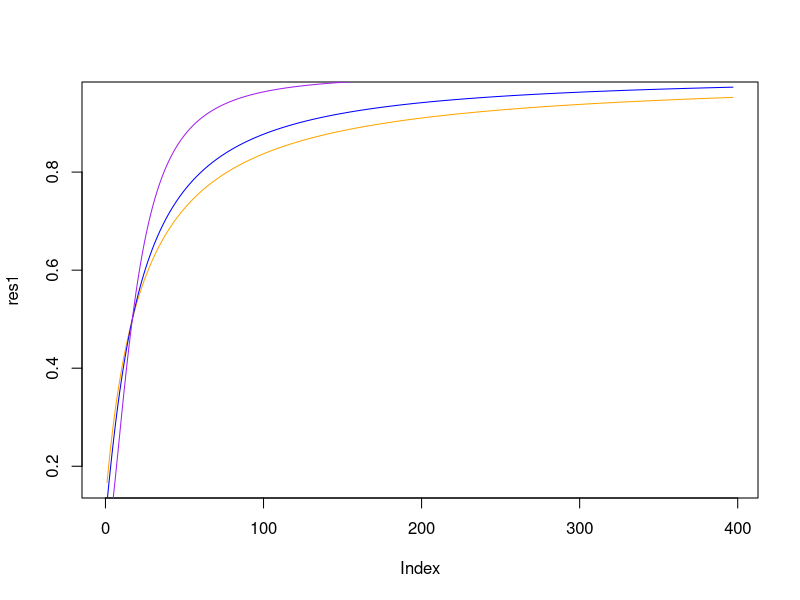
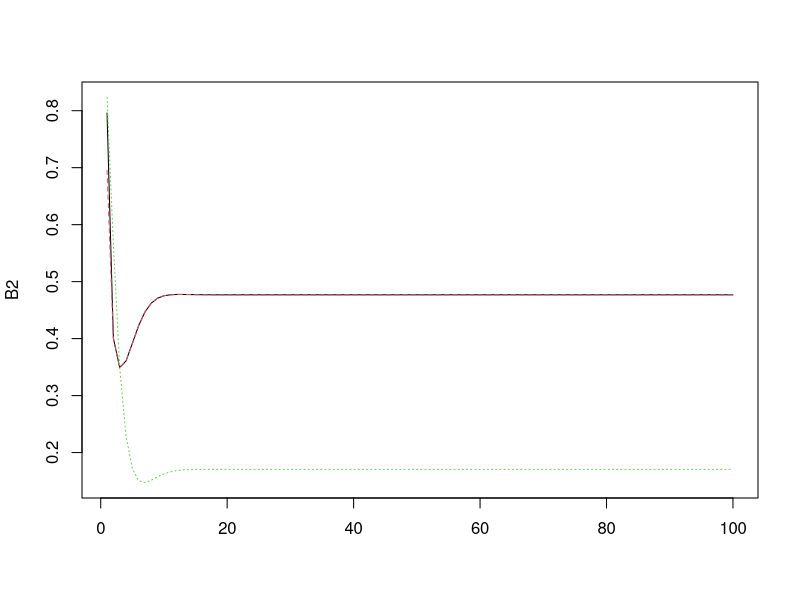
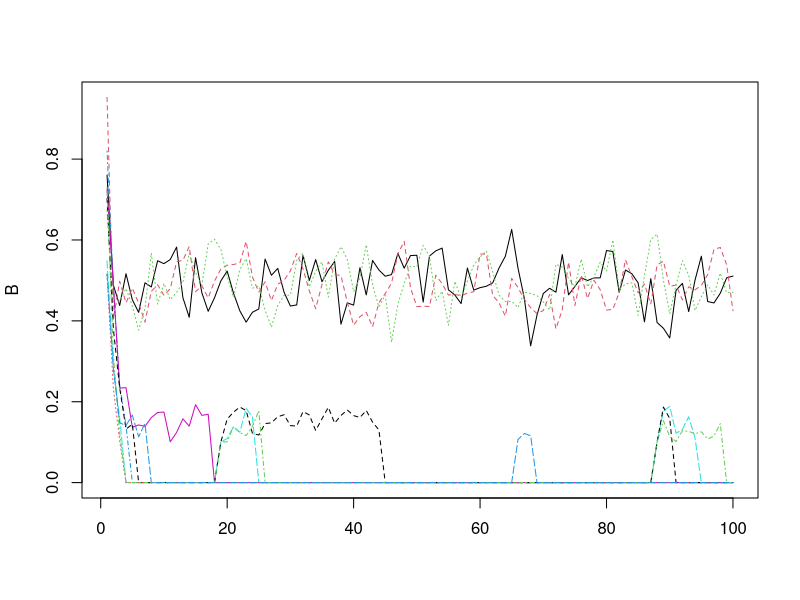

Reproduce these figures in R, in order. (Note: this script raises an error after producing the figures.)
# Predator prey growth model based on Romanuk et al 2009
library(igraph)

# growth (nonzero for basal spp only)
G.i <- function(r, B, K){return(r * B * (1 - (B/K)))}
# death
d.i <- function(x, B){return(x * B)}

# impact of the resource on the consumer
Fij <- function(B, amat, B.o, q){
  denom <- (amat %*% B)^(1+q) + B.o^(1+q)
  numer <- (t(apply(amat, 1, function(x){x * B})))^(1+q)
  return(apply(numer, 2, function(x){x/denom}))
}


# impact of the consumer on the resource
Fji <- function(B, amat, B.o, q){
  denom <- (amat %*% B)^(1+q) + .5^(1+q)
  numer <- (t(apply(amat, 1, function(x){x * B})))^(1+q)
  apply(numer, 2, function(x){x/denom})
}

# Check functional response
res1 <- c()
for(i in 1:length(seq(.1, 10, .025))){res1[i] <- Fij(seq(.1, 10, .025)[i], amat = matrix(1), .5, q = 0)}
res2 <- c()
for(i in 1:length(seq(.1, 10, .025))){res2[i] <- Fij(seq(.1, 10, .025)[i], amat = matrix(1), .5, q = .2)}
res3 <- c()
for(i in 1:length(seq(.1, 10, .025))){res3[i] <- Fij(seq(.1, 10, .025)[i], amat = matrix(1), .5, q = 1)}

plot(res1, typ = "l", col = "orange")
points(res2, typ = "l", col = "blue")
points(res3, typ = "l", col = "purple", xpd = F)


# Function for change of biomass in one timestep
#amat is input as the adjacency matrix of the network
dBdt <- function(r.i, B.i, K.i, x.i, yij, amat, q, eij){
  growth <- G.i(r.i, B.i, K.i) 
  death <- d.i(x.i, B.i) 
  funct <- x.i * yij * Fij(B.i, t(amat), .5, q) %*% B.i - (x.i * yij * Fji(B.i, amat, .5, q) %*% B.i)/eij
  return(growth - death + funct)
}

# Parameters
r.i <- c(1,1,0) # initial abundances
K.i <- c(1,1,1) # carrying capacity
x.i <- c(.5, .5, .5)
yij <- .6
eij <- 1
q <- .2

# adjacency matrix
amat <- matrix(c(0, 0, 1, 0, 0, 1, 0, 0, 0), nrow = 3)
n.amat <- matrix(c(0, 0, 1, 0, 0, 0, 1, 0, 0, 0, 0, 1, 0, 0, 0, 0), nrow = 4)

B.i <- runif(3, .5, 1) # initial abundance
B2 <- matrix(B.i, nrow = 100, ncol = 3, byrow = T)
for(i in 2:100){
  r.i2 <- r.i#sapply(r.i, function(x){rnorm(1, x, .2)})
  B2[i,] <- B2[i-1,] + dBdt(r.i2, B.i = B2[i-1,], K.i, x.i, yij, t(amat), q, eij)
  B2[i,][B2[i,] < .1] <- 0
}
matplot(B2, type = "l")
#b.init <-colMeans(B)
#b.init.v <- apply(B, 2, sd)


niche.model<-function(S,C){
  new.mat<-matrix(0,nrow=S,ncol=S)
  ci<-vector()
  niche<-runif(S,0,1)
  r<-rbeta(S,1,((1/(2*C))-1))*niche
  
  for(i in 1:S){
    ci[i]<-runif(1,r[i]/2,niche[i])
  }
  
  r[which(niche==min(niche))]<-.00000001
  
  for(i in 1:S){
    
    for(j in 1:S){
      if(niche[j]>(ci[i]-(.5*r[i])) && niche[j]<(ci[i]+.5*r[i])){
        new.mat[j,i]<-1
      }
    }
  }
  
  new.mat<-new.mat[,order(apply(new.mat,2,sum))]
  return(new.mat)
}

S = 10
nm <- niche.model(S, .15)
r.i <- c()
r.i[colSums(nm) == 0] <- 1
r.i[colSums(nm) != 0] <- 0

K.i <- rep(1, S) # carrying capacity
x.i <- rep(.5, S)
yij <- .6
eij <- 1
q <-  .2
amat <- nm

B.i <- runif(S, .5, 1) # initial abundance
B <- matrix(B.i, nrow = 100, ncol = S, byrow = T)
for(i in 2:100){
  r.i2 <- sapply(r.i, function(x){rnorm(1, x, .2)})
  B[i,] <- B[i-1,] + dBdt(r.i2, B.i = B[i-1,], K.i, x.i, yij, amat, q, eij)
  B[i,][B[i,] < .1] <- 0
}
matplot(B, type = "l")

which(B[1000,] == 0)

apply(B, 2, function(x){sum(x == 0)})
